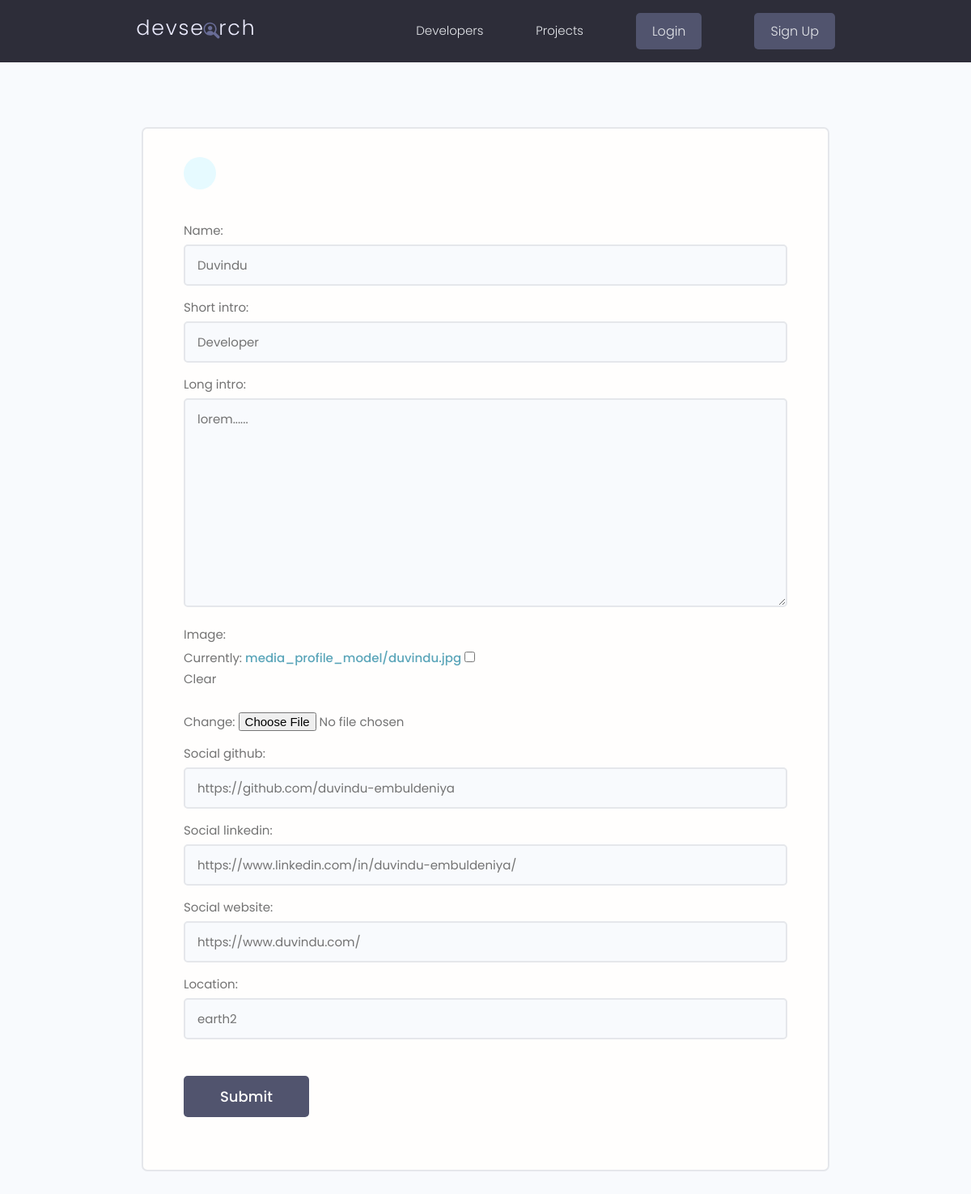
Page /profile/duvindu/update/ on the committed database.
### home/models.py (models this page shows, shortened)
class Profile(models.Model):
    user = models.OneToOneField(User,on_delete=models.CASCADE)
    name = models.CharField(max_length=200, blank=True, null=True)
    short_intro = models.CharField(max_length=200, blank=True, null=True)
    long_intro = models.TextField(blank=True, null=True)
    image = models.ImageField(upload_to='media_profile_model/', blank=True, null=True)
    social_github = models.CharField(max_length=200, blank=True, null=True)
    social_linkedin = models.CharField(max_length=200, blank=True, null=True)
    social_website = models.CharField(max_length=200, blank=True, null=True)
    location = models.CharField(max_length=200, blank=True, null=True)
    created = models.DateTimeField(auto_now_add=True)

### home/views.py (the view)
# urls.py: path('profile/<str:username>/update/', updateProfile, name = 'update-profile'),
def updateProfile(request, username):
    current_user = User.objects.get(username = username)
    current_profile = current_user.profile
    form = ProfileForm(instance = current_profile)
    if request.method == 'POST':
        form = ProfileForm(request.POST, instance= current_profile)
        if form.is_valid():
            form.save()
            return redirect('single-profile', username = request.user.username)
    context = {'form':form}
    return render(request, 'home/profile_form.html', context)

### home/forms.py
class ProfileForm(forms.ModelForm):
    class Meta:
        model = Profile
        fields = '__all__'
        exclude = ['user']
    def __init__(self, *args, **kwargs):
        super(ProfileForm, self).__init__(*args, **kwargs)
        for name, field in self.fields.items():
            field.widget.attrs.update({
                'class': 'input'
            })

### home/templates/home/profile_form.html (shortened to what this page needs)
{% extends 'base.html' %}
{% block content %}
    <main class="formPage my-xl">
        <div class="content-box">
            <div class="formWrapper">
                <a class="backButton" href="#"></a>
                <br>
                <form class="form" method="POST">
                    {% for field in form %}
                    <div class="form__field">
                        <label for="formInput#text">{{field.label}}: </label>
                        {{field}}
                    </div>
                    {% endfor %}
                    <input class="btn btn--sub btn--lg  my-md" type="submit" value="Submit" />
                </form>
            </div>
        </div>
    </main>
{% endblock content %}

### static/css/app.css (style rules this page uses)
:root { --color-sub: #2d2d39; }
.btn--sub { background-color: var(--color-sub-light); }
.content-box { width: 95%; max-width: 85rem; margin: 0 auto; }
.backButton { background: var(--color-main-light); color: var(--color-main); width: 4rem; height: 4rem; display: flex; align-items: center; justify-content: center; border-radius: 50%; }
.formPage .formWrapper { list-style: none; background: var(--color-white); padding: 3.5rem 5rem; border: 2px solid var(--color-light); border-radius: 0.7rem; }

### static/uikit/styles/modules/_variables.css (style rules this page uses)
:root { --color-main: #5aa5b9; --color-main-light: #e6faff; --color-sub: #3f4156; --color-sub-light: #51546e; --color-sub-lighter: #ededfd; --color-text: #737373; --color-gray: #8b8b8b; --color-light: #e5e7eb; --color-light-gray: #767676; --color-bg: #f8fafd; --color-white: #fffefd; --color-white-light: #f3f3f3; --color-success: #359e64; --color-success-bg: #def8e8; --color-error: #fc4b0b; --color-error-bg: #fff2ee; --font-base: 'Poppins', arial, helvetica, 'Segoe UI', roboto, ubuntu, sans-serif; --font-monospace: 'Fira Code', 'Courier New', courier, monospace; --font-regular: 300; --font-medium: 500; --font-bold: 700; --generic-shadow: 1px 1px 5px #00000010; --generic-transition: all 0.3s ease-in-out; }

### static/uikit/styles/modules/_base.css (style rules this page uses)
* { margin: 0; padding: 0; box-sizing: border-box; text-rendering: optimizeLegibility; color: inherit; font-size: inherit; }
html { font-size: 50%; }
@media only screen and (min-width: 480px) { html { font-size: 56.25%; } }
@media only screen and (min-width: 1200px) { html { font-size: 62.5%; } }
body { line-height: 1.6; font-weight: 400; font-size: 1.5rem; color: var(--color-text); background-color: var(--color-bg); min-height: 100vh; }

### static/uikit/styles/modules/_typography.css (style rules this page uses)
* { font-family: var(--font-base); }
a { padding-bottom: 2px; text-decoration: none; display: inline-block; color: var(--color-main); font-weight: var(--font-medium); }

### static/uikit/styles/modules/_utilities.css (style rules this page uses)
.my-md { margin: 3rem auto; }
.my-xl { margin: 8rem auto; }

### static/uikit/styles/modules/_button.css (style rules this page uses)
.btn { display: inline-block; position: relative; cursor: pointer; background-color: var(--color-light); font-weight: var(--font-medium); color: var(--color-sub); text-decoration: none; padding: 1rem 2rem; border-radius: 0.5rem; border: none; width: -webkit-fit-content; width: -moz-fit-content; width: fit-content; height: -webkit-fit-content; height: -moz-fit-content; height: fit-content; font-size: 1.6rem; outline-width: 0; outline-color: transparent; -webkit-backface-visibility: hidden; backface-visibility: hidden; transition: all 0.3s ease-in-out; }
.btn--sub { background-color: var(--color-sub); color: var(--color-white); }
.btn--lg { font-size: 1.8rem; padding: 1.2rem 4.5rem; }

### static/uikit/styles/modules/_form.css (style rules this page uses)
.form { display: block; }
.form__field { margin-top: 1.5rem; margin-bottom: 1.5rem; }
.form__label, .form__field > label { display: block; margin-bottom: 0.5rem; color: var(--color-text); }
input.input[type='text'], input.input[type='email'], input.input[type='password'], input.input[type='number'], textarea.input { min-width: 24rem; width: 100%; padding: 1.2rem 1.5rem; border-radius: 0.5rem; border: 2px solid var(--color-light); transition: all 0.3s ease-in-out; background-color: var(--color-bg); }

### rows in the picture
Profile: form "Duvindu" "Developer" "lorem......" "https://github.com/duvindu-embuldeniya" "https://www.linkedin.com/in/duvindu-embuldeniya/" "https://www.duvindu.com/" "earth2"

### other values in the picture
{{ field.label }} "Name" "Short intro" "Long intro" "Image" "Social github" "Social linkedin" "Social website" "Location"
